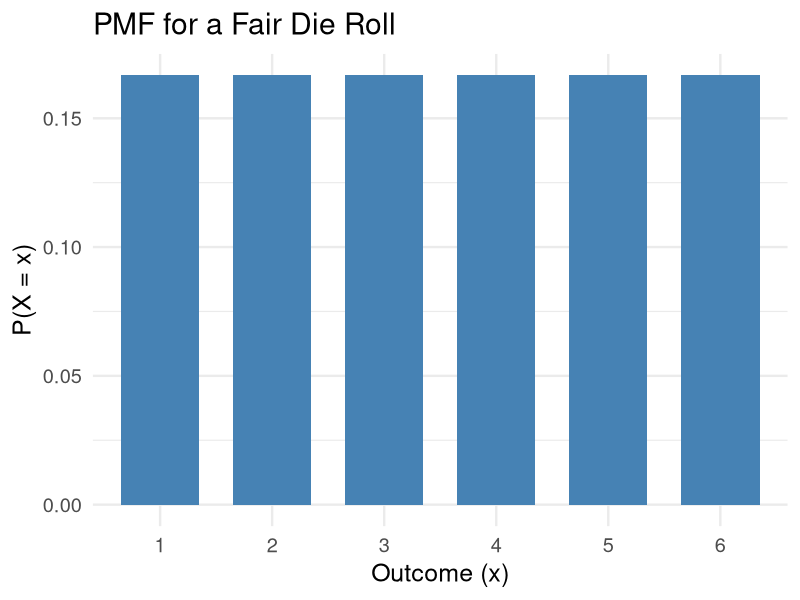
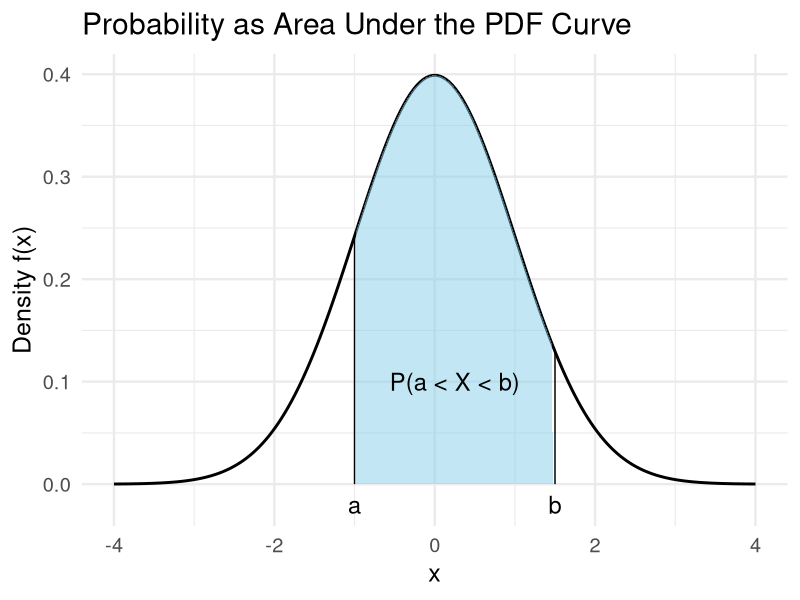
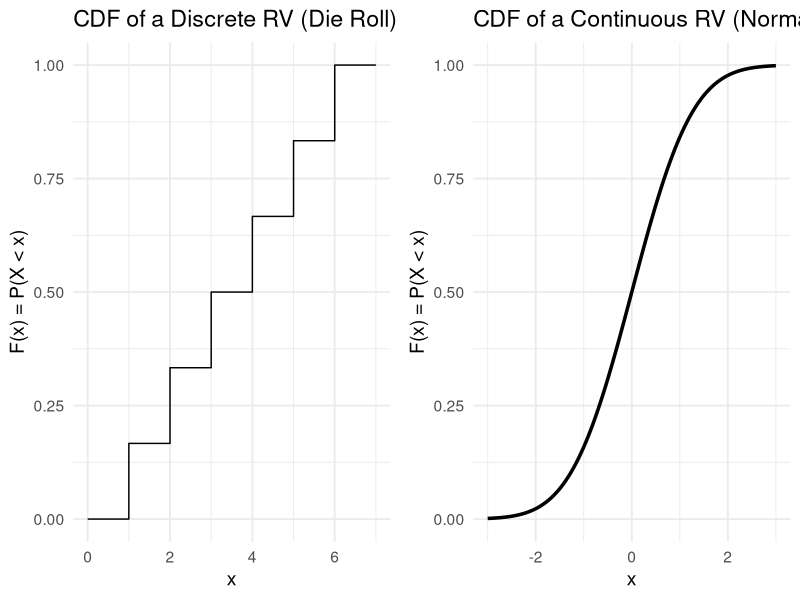
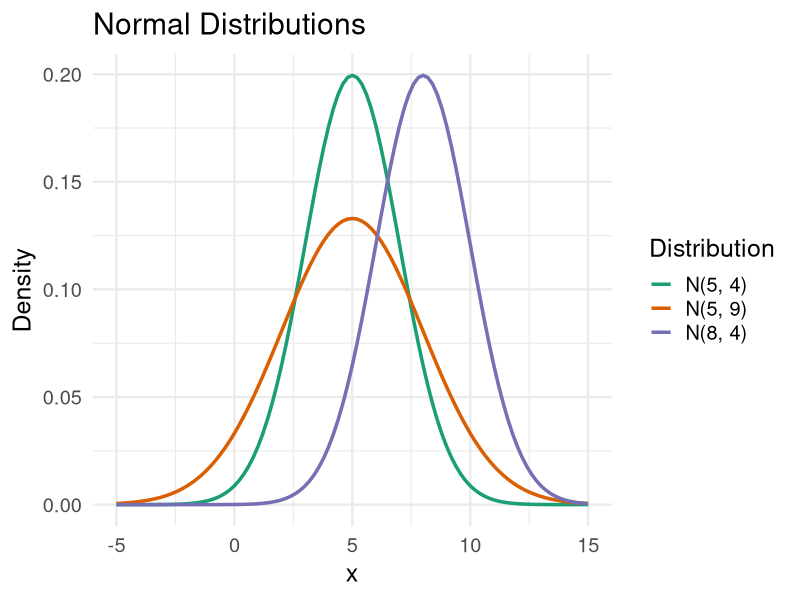
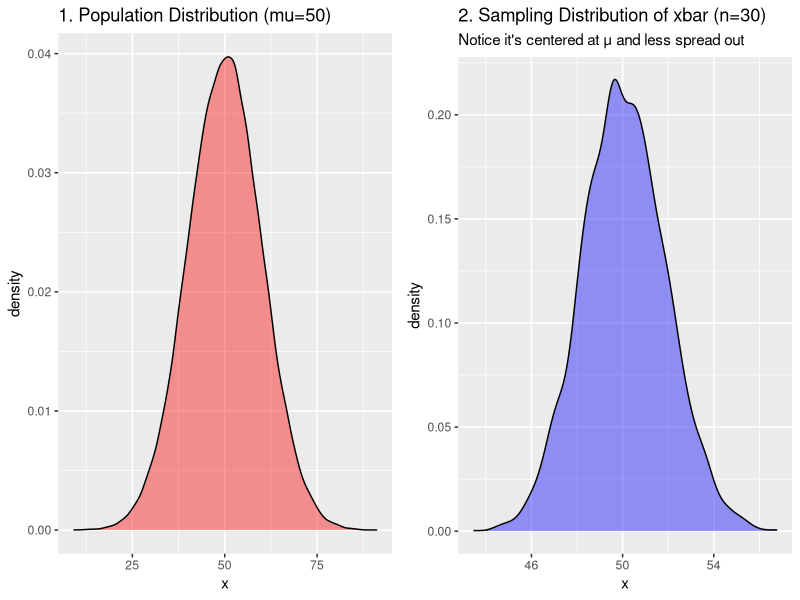

The R script that drew these images, in order:
## ---- chunk 1
knitr::opts_chunk$set(echo = FALSE, warning = FALSE, message = FALSE, out.width=250)
library(ggplot2)
library(gridExtra)
## ---- chunk 2
data.frame(x = 1:6, p = rep(1/6, 6)) |>
  ggplot(aes(x = factor(x), y = p)) +
  geom_col(fill = "steelblue", width = 0.7) +
  labs(title = "PMF for a Fair Die Roll", x = "Outcome (x)", y = "P(X = x)") +
  theme_minimal(base_size = 18)
## ---- chunk 3
# Generate data for a normal curve
x <- seq(-4, 4, length.out=200)
y <- dnorm(x)
df <- data.frame(x, y)
# Create a filled area
area_df <- subset(df, x >= -1 & x <= 1.5)

ggplot(df, aes(x, y)) + 
  geom_line(size = 1) +
  geom_area(data = area_df, fill = "skyblue", alpha = 0.5) +
  annotate("text", x = 0.25, y = 0.1, label = "P(a < X < b)", size = 6) +
  annotate("segment", x = -1, xend = -1, y = 0, yend = dnorm(-1)) +
  annotate("segment", x = 1.5, xend = 1.5, y = 0, yend = dnorm(1.5)) +
  annotate("text", x = -1, y = -0.02, label = "a", size = 6) +
  annotate("text", x = 1.5, y = -0.02, label = "b", size = 6) +
  labs(title = "Probability as Area Under the PDF Curve", x = "x", y = "Density f(x)") +
  theme_minimal(base_size = 18)
## ---- chunk 4
# Discrete CDF (Die Roll)
p1 <- data.frame(x = 0:7, y = c(0, 1/6, 2/6, 3/6, 4/6, 5/6, 1, 1)) |>
  ggplot(aes(x=x, y=y)) + geom_step() + xlim(0, 7) + ylim(0,1) +
  labs(title = "CDF of a Discrete RV (Die Roll)", x="x", y="F(x) = P(X < x)") +
  theme_minimal(base_size = 14)

# Continuous CDF (Normal)
p2 <- ggplot(data.frame(x = c(-3, 3)), aes(x)) +
  stat_function(fun = pnorm, geom = "line", size=1.2) + ylim(0,1) +
  labs(title = "CDF of a Continuous RV (Normal)", x="x", y="F(x) = P(X < x)") +
  theme_minimal(base_size = 14)

grid.arrange(p1, p2, ncol=2)
## ---- chunk 5
ggplot(data.frame(x = c(-5, 15)), aes(x)) +
  stat_function(fun = dnorm, args = list(mean = 5, sd = 2), aes(color = "N(5, 4)"), size = 1.2) +
  stat_function(fun = dnorm, args = list(mean = 5, sd = 3), aes(color = "N(5, 9)"), size = 1.2) +
  stat_function(fun = dnorm, args = list(mean = 8, sd = 2), aes(color = "N(8, 4)"), size = 1.2) +
  scale_color_brewer(palette = "Dark2", name = "Distribution") +
  labs(title = "Normal Distributions", y = "Density", x = "x") +
  theme_minimal(base_size = 18)
## ---- chunk 6
    pnorm(-0.8, mean = 0, sd = 1)
## ---- chunk 7
# Simulate it
pop <- rnorm(100000, mean = 50, sd = 10) # a "population"
sample_means <- replicate(5000, mean(sample(pop, size = 30))) # 5000 sample means

p1 <- ggplot(data.frame(x=pop), aes(x)) + geom_density(fill="red", alpha=0.4) + labs(title="1. Population Distribution (mu=50)")
p2 <- ggplot(data.frame(x=sample_means), aes(x)) + geom_density(fill="blue", alpha=0.4) + labs(title="2. Sampling Distribution of xbar (n=30)", subtitle="Notice it's centered at μ and less spread out")

grid.arrange(p1, p2, ncol=2)
